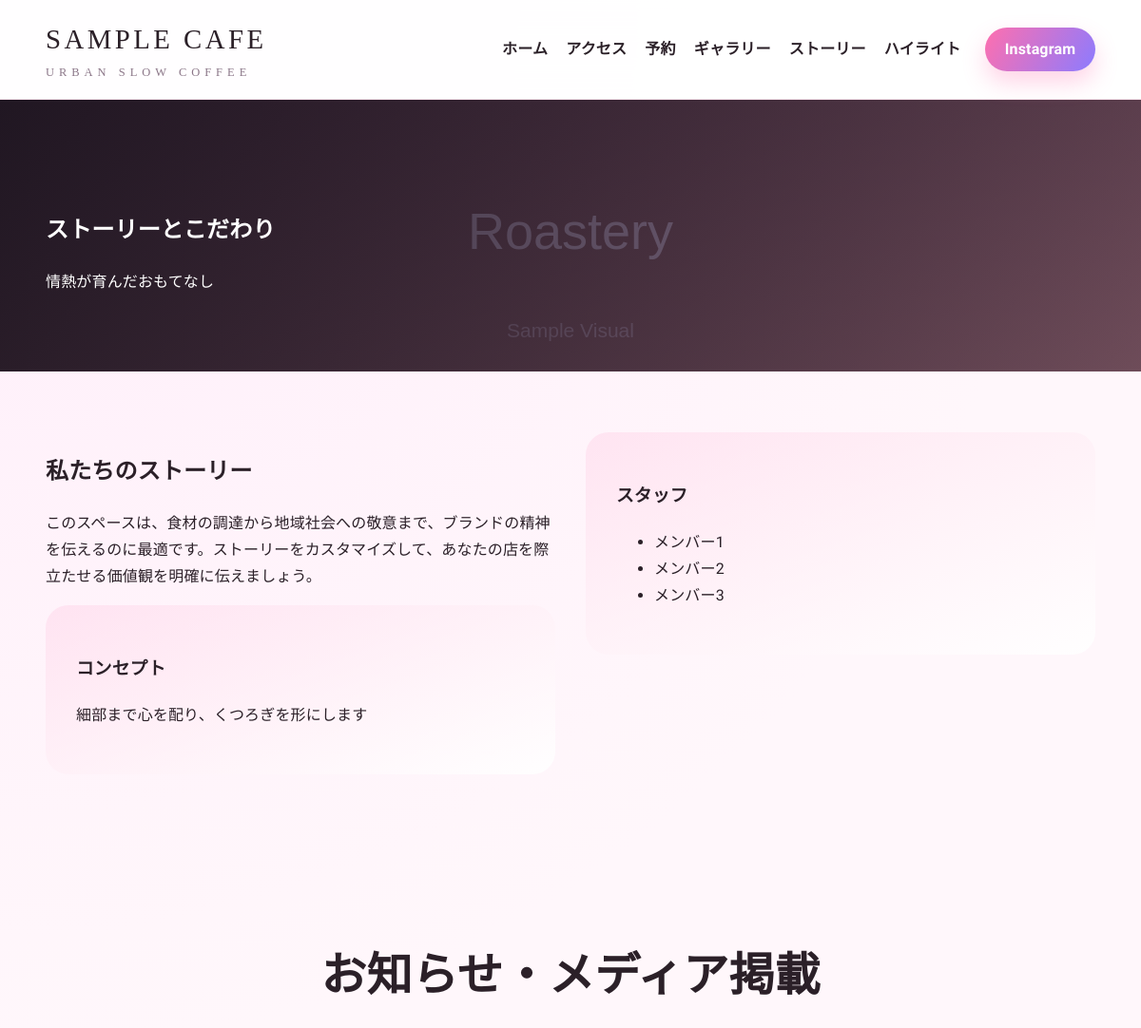
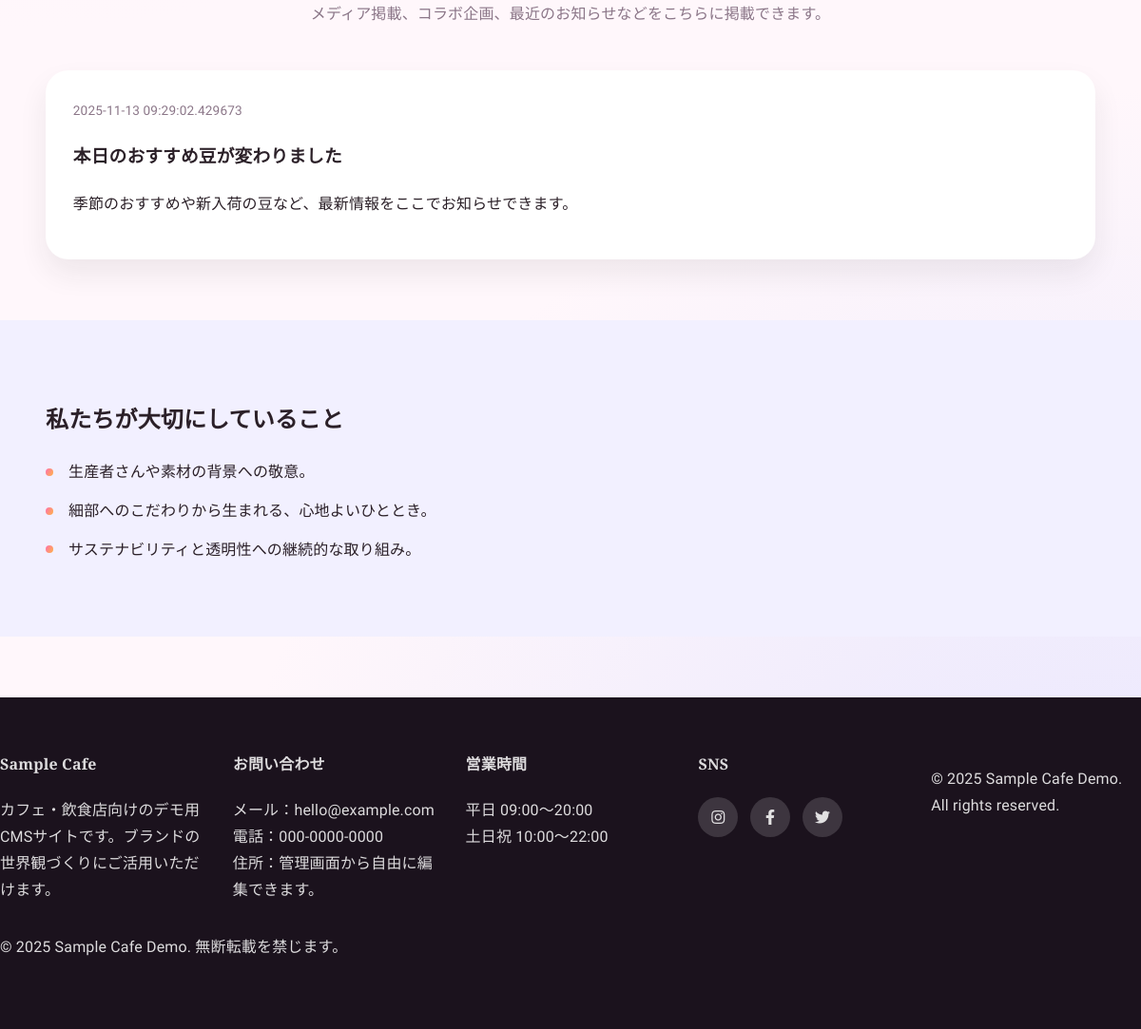
/about, run on the app's committed database (2 pictures, top to bottom).
### tables this page shows
CREATE TABLE site_content (
            id INTEGER PRIMARY KEY AUTOINCREMENT,
            section TEXT UNIQUE NOT NULL,
            title TEXT,
            subtitle TEXT,
            body TEXT,
            highlight TEXT,
            image TEXT,
            extra_info TEXT
        );

CREATE TABLE announcements (
            id INTEGER PRIMARY KEY AUTOINCREMENT,
            title TEXT NOT NULL,
            content TEXT NOT NULL,
            published_at TEXT NOT NULL
        );

### app.py (the view)
    def about():
        content = fetch_content("about")
        announcements = fetch_announcements()
        return render_template("site/about.html", content=content, announcements=announcements)

### app.py (called while the page is built)
def get_db_connection():
    conn = sqlite3.connect(DATABASE_PATH)
    conn.row_factory = sqlite3.Row
    return conn

def fetch_content(section: str):
    conn = get_db_connection()
    row = conn.execute(
        "SELECT * FROM site_content WHERE section = ?", (section,)
    ).fetchone()
    conn.close()
    return dict(row) if row is not None else None

def fetch_announcements():
    conn = get_db_connection()
    announcements = conn.execute(
        "SELECT * FROM announcements ORDER BY datetime(published_at) DESC"
    ).fetchall()
    conn.close()
    return announcements

### templates/site/about.html (shortened to what this page needs)
{% extends 'site/base.html' %}
{% block content %}
<section class="page-hero" style="background-image: url('{{ content['image'] }}');" data-animate>
    <div class="container">
        <h1>{{ content['title'] }}</h1>
        <p>{{ content['subtitle'] }}</p>
    </div>
</section>
<section class="page-section container two-column" data-animate>
    <div>
        <h2>私たちのストーリー</h2>
        <p>{{ content['body'] }}</p>
        <div class="info-block">
            <h3>コンセプト</h3>
            <p>{{ content['highlight'] }}</p>
        </div>
    </div>
    <div class="story-card">
        <h3>スタッフ</h3>
        {% if content['extra_info'] and 'team=' in content['extra_info'] %}
            {% set members = content['extra_info'].split('=',1)[1].split(',') %}
            <ul>
                {% for member in members %}
                <li>{{ member.strip() }}</li>
                {% endfor %}
            </ul>
        {% else %}
            <p>お店を支える主なスタッフや、関わっている方々を紹介してください。</p>
        {% endif %}
    </div>
</section>
<section class="page-section container" data-animate>
    <header class="section-header">
        <h2>お知らせ・メディア掲載</h2>
        <p>メディア掲載、コラボ企画、最近のお知らせなどをこちらに掲載できます。</p>
    </header>
    <div class="announcement-grid">
        {% for announcement in announcements %}
        <article class="announcement-card">
            <time datetime="{{ announcement['published_at'] }}">{{ announcement['published_at'] | replace('T', ' ') }}</time>
            <h3>{{ announcement['title'] }}</h3>
            <p>{{ announcement['content'] }}</p>
        </article>
        {% endfor %}
    </div>
</section>
<section class="page-section accent">
    <div class="container">
        <h2>私たちが大切にしていること</h2>
        <ul class="bullet-list">
            <li>生産者さんや素材の背景への敬意。</li>
            <li>細部へのこだわりから生まれる、心地よいひととき。</li>
            <li>サステナビリティと透明性への継続的な取り組み。</li>
        </ul>
    </div>
</section>
{% endblock %}

### static/css/site.css (style rules this page uses)
:root { --bg: #fff7fb; --bg-accent: #f2f0ff; --surface: #ffffff; --text: #2b2028; --muted: #8b7688; --accent: #ff6fae; --accent-2: #ffb347; --accent-3: #8c7bff; --shadow: 0 25px 60px rgba(255, 111, 174, 0.2); --radius-xl: 32px; --radius-lg: 24px; --radius-md: 18px; }
* { box-sizing: border-box; }
body { margin: 0; font-family: 'Noto Sans JP', 'Work Sans', 'Hiragino Sans', sans-serif; color: var(--text); background: radial-gradient(circle at top left, rgba(255, 236, 250, 0.8), transparent 45%), radial-gradient(circle at bottom right, rgba(218, 219, 255, 0.7), transparent 40%), var(--bg); line-height: 1.75; letter-spacing: 0.01em; }
.container { width: min(1180px, 92vw); margin: 0 auto; }
[data-animate] { opacity: 0; transform: translateY(40px); transition: opacity 0.8s ease, transform 0.8s ease; }
[data-animate].in-view { opacity: 1; transform: translateY(0); }
.intro-card, .story-card, .reservation-card, .info-block { background: linear-gradient(160deg, rgba(255, 111, 174, 0.12), rgba(255, 255, 255, 0.9)); padding: 2rem; border-radius: var(--radius-lg); }
.section-header { text-align: center; margin-bottom: 2.8rem; }
.section-header h2 { font-family: 'Playfair Display', serif; font-size: clamp(2rem, 4vw, 3rem); margin-bottom: 0.8rem; }
.section-header p { color: var(--muted); }
.announcement-grid, .feature-grid .grid, .feature-expanded, .info-grid, .gallery-grid, .footer-grid { display: grid; gap: 1.5rem; }
.announcement-grid { grid-template-columns: repeat(auto-fit, minmax(260px, 1fr)); }
.announcement-card { background: var(--surface); padding: 1.8rem; border-radius: var(--radius-lg); box-shadow: 0 15px 30px rgba(43, 32, 40, 0.08); }
.announcement-card time { font-size: 0.85rem; color: var(--muted); }
.page-hero { position: relative; color: var(--surface); padding: 6rem 0 4rem; background-size: cover; background-position: center; overflow: hidden; }
.page-hero::after { content: ''; position: absolute; inset: 0; background: linear-gradient(120deg, rgba(27, 18, 32, 0.9), rgba(59, 25, 70, 0.6)); }
.page-hero .container { position: relative; z-index: 1; }
.page-section { padding: 4rem 0; }
.page-section.accent { background: var(--bg-accent); }
.two-column, .split, .info-grid { display: grid; grid-template-columns: repeat(auto-fit, minmax(260px, 1fr)); gap: 2rem; align-items: start; }
.bullet-list { list-style: none; padding: 0; margin: 0; }
.bullet-list li { padding-left: 1.5rem; position: relative; margin-bottom: 0.8rem; }
.bullet-list li::before { content: ''; width: 8px; height: 8px; border-radius: 50%; background: linear-gradient(120deg, var(--accent), var(--accent-2)); position: absolute; left: 0; top: 0.6rem; }

### data on the page
site_content: image (picture), title "ストーリーとこだわり", subtitle "情熱が育んだおもてなし", body "このスペースは、食材の調達から地域社会への敬意まで、ブランドの精神を伝えるのに最適です。ストーリーをカスタマイズして、あなたの店を際立たせる価値観を明確に伝えましょう。", highlight "細部まで心を配り、くつろぎを形にします"
announcements: published_at "2025-11-13 09:29:02.429673", title "本日のおすすめ豆が変わりました", content "季節のおすすめや新入荷の豆など、最新情報をここでお知らせできます。"

### other printed values
{{ label }} "ホーム" "アクセス" "予約" "ギャラリー" "ストーリー" "ハイライト"
{{ member.strip() }} "メンバー1" "メンバー2" "メンバー3"
